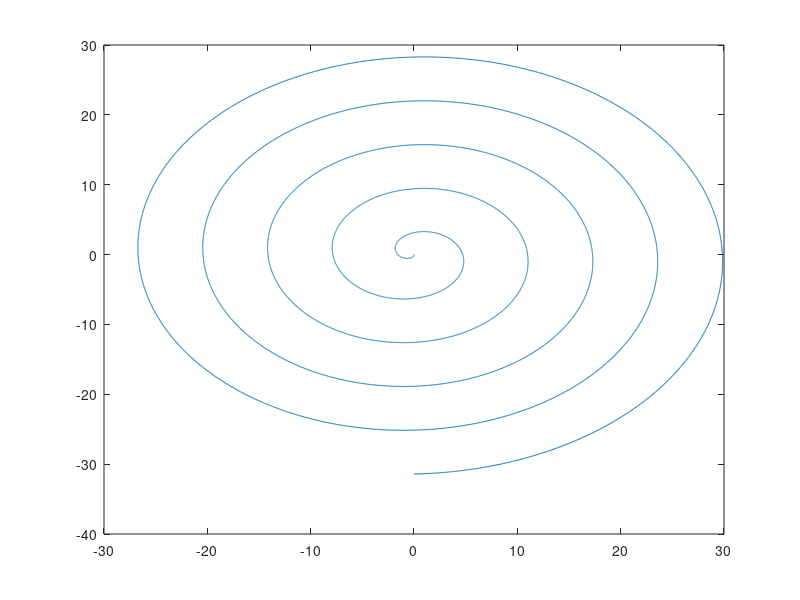

Write MATLAB code to recreate this figure. (Note: this script raises an error after producing the figure.)
%% Q1
clear;
x = linspace(-1, 1);
[l ,w] = size(x);

m = 6
y1 = cos(1*acos(x));
y2 =  cos(2*acos(x));
y3 =  cos(3*acos(x));
y4 =  cos(4*acos(x));
y5 =  cos(5*acos(x));
y6 =  cos(6*acos(x));
plot(x ,y1, 'r--o', x, y2, 'b--o', x, y3, 'g--o', x, y4, 'k--o',x, y5, 'y--o', x, y6, 'm--o' );

%% Q2
x = linspace(-10*pi+pi, 10*pi);
y = linspace(-10*pi, 10*pi);
t = linspace(0, 10*pi, 10000);
plot(-t.*sin(t), -t.*cos(t));

%% Q3
clear;
ball(10, 12, 2);



